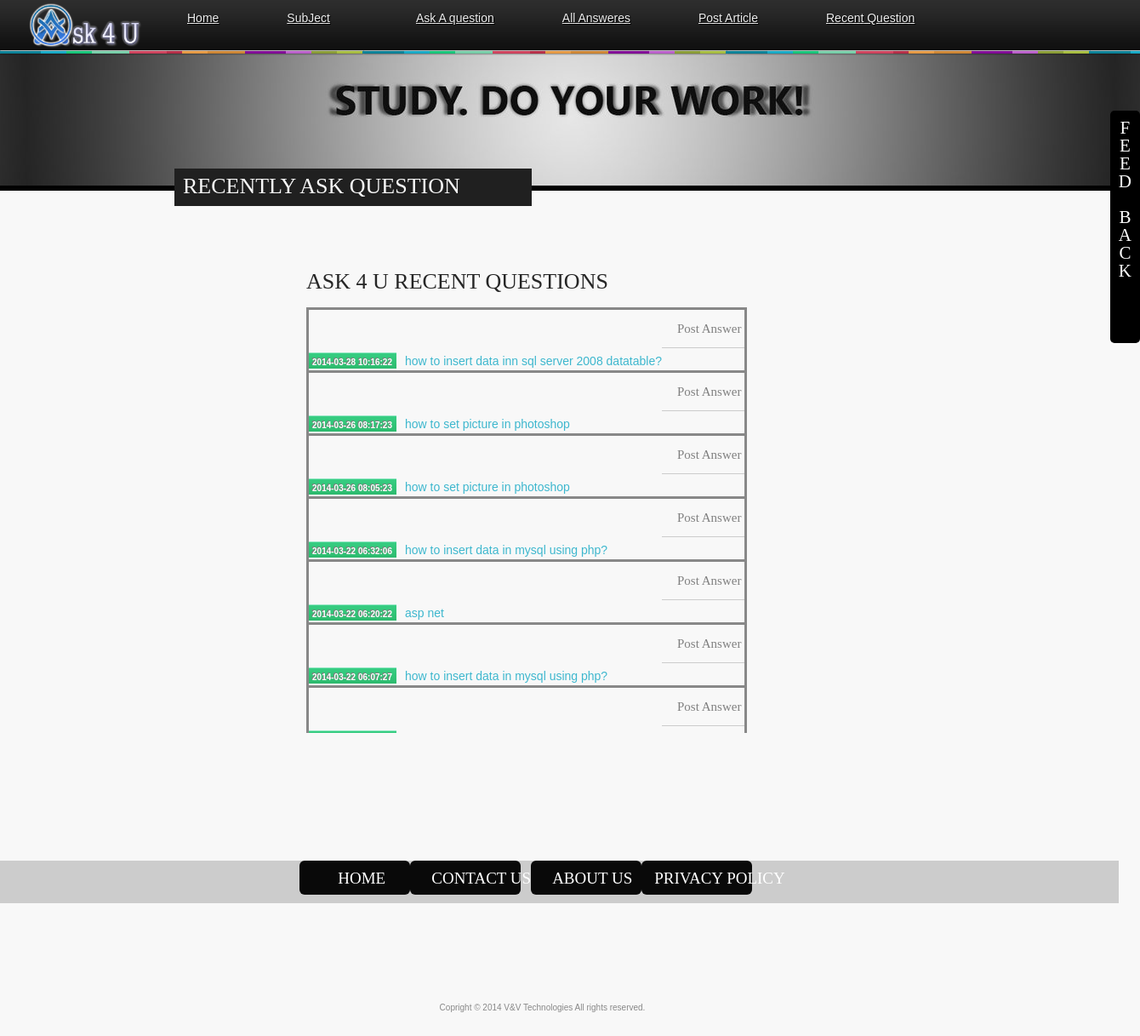
The app's page /public_html/recent_questions.php with its own data.
### tables this page shows
CREATE TABLE IF NOT EXISTS `question` (
  `que_id` int(11) NOT NULL AUTO_INCREMENT,
  `sub_id` int(11) NOT NULL,
  `que_des` text NOT NULL,
  `que_status` varchar(10) NOT NULL,
  `date` datetime NOT NULL,
  `file` varchar(150) NOT NULL,
  `lastmodified` timestamp NOT NULL DEFAULT CURRENT_TIMESTAMP ON UPDATE CURRENT_TIMESTAMP,
  PRIMARY KEY (`que_id`)
);

### public_html/recent_questions.php (the view, shortened to what this page needs)
<!DOCTYPE html>
<html id="home" lang="en">
<head>
<link href="css/app/general.css" rel="stylesheet" type="text/css" />
<link rel="stylesheet" href="css/style/style.css" type="text/css" />
<link rel="stylesheet" href="css/style/default.css" type="text/css" />
<link rel="alternate stylesheet" type="text/css" title="happy" href="css/style/happy.css" />
<link rel="alternate stylesheet" type="text/css" title="piano" href="css/style/piano.css" />
<link rel="alternate stylesheet" type="text/css" title="city" href="css/style/city.css" />
<link rel="alternate stylesheet" type="text/css" title="play" href="css/style/play.css" />
<link rel="alternate stylesheet" type="text/css" title="casette" href="css/style/casette.css" />
<link rel="alternate stylesheet" type="text/css" title="tape" href="css/style/tape.css" />
<link rel="stylesheet" type="text/css" href="fancybox/jquery.fancybox-1.3.4.css" media="screen" />
</head>
<body>
<div class="container_16">
  <div id="top"></div>
  <div id="top-back-two"></div>
 <div class="grid_3 logo">
    <img src="images/ask 4 u.png" height="60" alt=""  style="margin-left:-160px;"/>
  </div>
  <div class="grid_11 menu">
  <div id="nav">
<link rel="stylesheet" href="menu.css" type="text/css" media="screen" />
<ul id="menu">
    <li><a  href="index.php"><u>Home</u></a>
    </li>
     <li><a href="#" class="drop"><u>SubJect</a>
    </li>
       <li><a href="Ask_question.php"><u>Ask A question</a>
    </li>
<li><a   href="All_questions.php"><u>All Answeres</a>
    </li>
  <li><a  href="post_artical.php"><u>Post Article</a>
    </li>
    <li><a  href="recent_questions.php"><u>Recent Question</u></a>
    </li>
   </div>
  <div class="grid_11 top-message" style="margin-top:120px; margin-left:-155px;">
    <h1>Recently Ask Question</h1>
  </div>
  <div class="grid_16 blog-page">
    <h1>Ask 4 U Recent Questions</h1>
	<div style="height:500px; float:left; overflow-y:auto; width:900px">
    <table border="1" >
   <?php
			$qry_qns="select * from question where que_status=0 order by date desc limit 100";
			$tmp1=mysql_query($qry_qns) or die(mysql_error());
			while($res1=mysql_fetch_assoc($tmp1))
			{
		?><tr style="border:solid"><td>
          <span class="tab-date" style=" margin-top:-15px;">
		  <?php echo $res1['date']; ?></span></td>
         <td> <a href="#" class="tab-menu-link" style=" margin-top:-15px;"><?php echo $res1['que_des']; ?></a></td>
         <td>  <a href="answer.php?id=<?php echo $res1['que_id']; ?>&que=<?php echo $res1['que_des'];?>&op=post" class="middle-button" style="float:right; margin-right: 	">
          			<span class="middle-right"></span>
             Post Answer
           </a>
          <hr/>
          </td>
          </tr>
          <?php
			}
		  ?>
          </table>
  </div>
   </div>
<div class="container_16">
  <div id="footer-register" class="grid_8" style="background-color:#CCC; width:1355px; height:50px; margin-left:-400px; margin-top:150px;">
  <center>
   <table>
   <font face="Times New Roman, Times, serif" size="+1">
   				<tr>
    				<td><p class="box" style="height:40px; width:130px;"><a href="index.php" style=" margin-left:45px; color: #FFF;">
                    <h4 style=" margin-top:-50px;">    Home</h4>  </a></p></td>
                    <td><p class="box" style="height:40px; width:130px;"><a href="contact.php" style=" margin-left:25px; color: #FFF;">
                      <h4 style=" margin-top:-50px;"> Contact US</a> </p></td>
                    <td><p class="box" style="height:40px; width:130px;"><a href="about_us.php" style=" margin-left:25px; color: #FFF;">
                      <h4 style=" margin-top:-50px;"> About US </a> </p></td>
                    <td><p class="box" style="height:40px; width:130px;"><a  href="Privacy policy.php" style=" margin-left:15px; color: #FFF;">
                      <h4 style=" margin-top:-50px;"> Privacy Policy</a> </p></td>
               </tr>
           </font>
               </table>
      <p style="margin-top:70px;"> Copright © 2014 V&V Technologies All rights reserved.</p></center>
  </div>
  </div>
</body>
</html>
<div id="slideout">
  <h3><font  color="#FFFFFF" face="Times New Roman, Times, serif" > F<br />e  <br />e  <br />d  <br />&nbsp <br />B  <br />a  <br />c  <br />k </h3></font>
</div>
</body>
</html>

### public_html/css/app/general.css (style rules this page uses)
body { min-width:960px }
.container_12,.container_16 { margin-left:auto;margin-right:auto;width:960px }
.grid_1,.grid_2,.grid_3,.grid_4,.grid_5,.grid_6,.grid_7,.grid_8,.grid_9,.grid_10,.grid_11,.grid_12,.grid_13,.grid_14,.grid_15,.grid_16 { display:inline;float:left;margin-left:10px;margin-right:10px }
.container_12 .grid_6,.container_16 .grid_8 { width:960px }
.container_12 .grid_12,.container_16 .grid_16 { width:940px }
.container_16 .grid_3 { width:160px }
.container_16 .grid_11 { width:640px }
html,body,div,span,applet,object,iframe,h1,h2,h3,h4,h5,h6,p,blockquote,pre,a,abbr,acronym,address,big,cite,code,del,dfn,em,font,img,ins,kbd,q,s,samp,small,strike,strong,sub,sup,tt,var,b,u,i,center,dl,dt,dd,ol,ul,li,fieldset,form,label,legend,table,caption,tbody,tfoot,thead,tr,th,td { margin:0; padding:0; border:0; outline:0; font-size:100%; vertical-align:baseline; z-index: 0; }
body { line-height:1; }
ol,ul { list-style:none }
table { border-collapse:collapse;border-spacing:0; z-index: 1000; }
body { font:13px/1.5 'Helvetica Neue',Arial,'Liberation Sans',FreeSans,sans-serif }
hr { border:0 #ccc solid;border-top-width:1px;clear:both;height:0 }
h1 { font-size:25px }
h3 { font-size:21px }
h4 { font-size:19px }
ul { list-style:disc }
li { margin-left:30px }
p,dl,hr,h1,h2,h3,h4,h5,h6,ol,ul,pre,table,address,fieldset { margin-bottom:20px }

### public_html/css/style/style.css (style rules this page uses)
html { background-color:#f8f8f8; }
body { font-family: Arial, Helvetica, sans-serif; font-size:12px; line-height:19px; color:#888888; background-color:#f8f8f8; }
a { color:#3db7ce; text-decoration:none; }
h1, h2, h3, h4, h5, h6 { font-family: 'AlternateGothic2BTRegular'; font-weight:normal; text-transform:uppercase; color:#262626; }
#top { position: absolute; background: url(../../image/theme/top-navi.png) repeat-x; width:100%; height:65px; margin-top:0px; left:0; z-index:-1; }
.logo { margin:0px; }
.menu { margin:0px 0px 0px 10px; }
.top-message { margin:26px 0px 18px auto; }
.top-message h1 { font-family: 'AvantGardeDemiRegular'; width:400px;font-size:26px; color:#f8f8f8; line-height:34px; background-color:#202020; padding:4px 10px 6px 10px; }
.tab-date { background: url(../../image/theme/greenbutton-right.png) no-repeat; width:100px; height:18px; font-weight:normal; font-size:9px; display:inline-block; color:#FFF; padding:1px 2px 0px 1px; text-align:center; font-weight:bold; font-size:10px; }
.tab-menu-link { font-size:14px; padding:0px 0px 0px 10px; }
.blog-page { margin:40px 0px 0px 0px; }
.blog-page h1 { font-size:26px; }
#footer-register { font-size:10px; margin:-54px 0px 0px 1px; }
.middle-button { font-family: 'AgentConDBNormal'; font-weight:normal; font-size:15px; color:#808080; background: url(../../image/theme/middle-button-right.png) right no-repeat; display: inline-block; min-width:40px; height:32px; text-align:center; padding:12px 4px 0px 0px; margin:0px 0px 0px 18px; }
.middle-right { background: url(../../image/theme/midle-button-left.png) no-repeat left; float:left; width:5px; height:32px; margin:-6px 0px 0px -5px; }

### public_html/css/style/default.css (style rules this page uses)
#top-back-two { position: absolute; background: url(../../image/2.jpg) center center repeat-x; width:100%; height:160px; margin-top:58px; left:0; z-index:-100; border-bottom:6px solid #000; }

### public_html/menu.css (style rules this page uses)
body, ul, li { font-size:14px; font-family:Arial, Helvetica, sans-serif; line-height:21px; text-align:left; }
#menu { list-style:none; width:1200px; margin-left:-200px; height:58px; padding:0px 20px 0px 20px; }
#menu li { float:left; display:block; text-align:center; position:relative; padding: 4px 10px 4px 10px; margin-right:30px; margin-top:7px; border:none; }
#menu li a { font-family:Arial, Helvetica, sans-serif; font-size:14px; color: #EEEEEE; display:block; outline:0; text-decoration:none; text-shadow: 1px 1px 1px #000; }
#menu li .drop { padding-right:21px; background:url("img/drop.png") no-repeat right 8px; }

### public_html/css/style/happy.css (style rules this page uses)
#top-back-two { position: absolute; background: url(../../image/1.jpg) center center repeat-x; width:100%; height:160px; margin-top:58px; left:0; z-index:-100; border-bottom:6px solid #000; }

### public_html/css/style/piano.css (style rules this page uses)
#top-back-two { position: absolute; background: url(../../image/3.jpg) center center repeat-x; width:100%; height:160px; margin-top:58px; left:0; z-index:-100; border-bottom:6px solid #000; }

### public_html/css/style/city.css (style rules this page uses)
#top-back-two { position: absolute; background: url(../../image/4.jpg) center center repeat-x; width:100%; height:160px; margin-top:58px; left:0; z-index:-100; border-bottom:6px solid #000; }

### records on screen
question: date "2014-03-28 10:16:22", que_des "how to insert data inn sql server 2008 datatable?"
question: date "2014-03-26 08:17:23", que_des "how to set picture in photoshop"
question: date "2014-03-26 08:05:23", que_des "how to set picture in photoshop"
question: date "2014-03-22 06:32:06", que_des "how to insert data in mysql using php?"
question: date "2014-03-22 06:20:22", que_des "asp net"
question: date "2014-03-22 06:07:27", que_des "how to insert data in mysql using php?"
